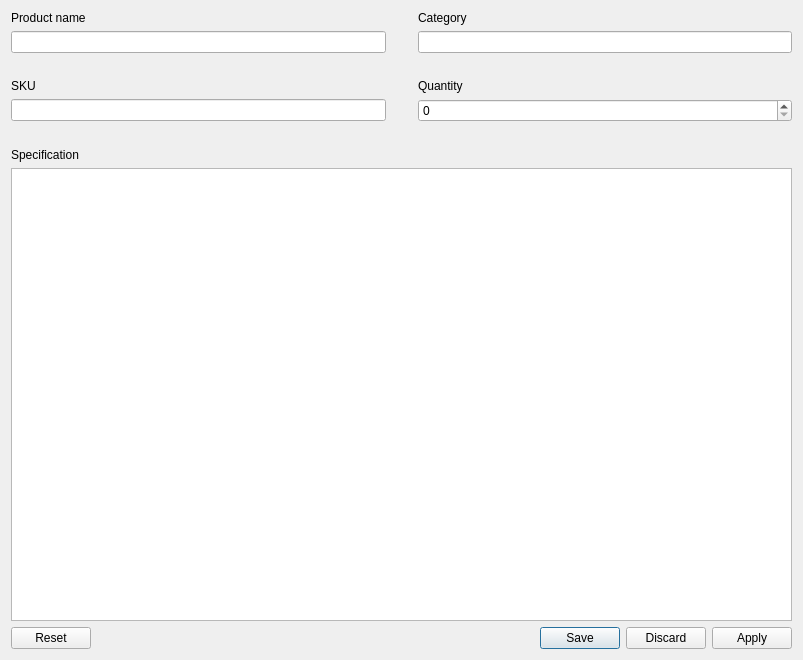
<?xml version="1.0" encoding="UTF-8"?>
<ui version="4.0">
 <class>edit_item_dialog</class>
 <widget class="QDialog" name="edit_item_dialog">
  <property name="geometry">
   <rect>
    <x>0</x>
    <y>0</y>
    <width>803</width>
    <height>660</height>
   </rect>
  </property>
  <property name="sizePolicy">
   <sizepolicy hsizetype="Preferred" vsizetype="MinimumExpanding">
    <horstretch>0</horstretch>
    <verstretch>0</verstretch>
   </sizepolicy>
  </property>
  <property name="minimumSize">
   <size>
    <width>350</width>
    <height>0</height>
   </size>
  </property>
  <property name="cursor">
   <cursorShape>PointingHandCursor</cursorShape>
  </property>
  <property name="windowTitle">
   <string>Dialog</string>
  </property>
  <layout class="QVBoxLayout" name="verticalLayout">
   <item>
    <layout class="QGridLayout" name="gridLayout">
     <item row="5" column="0">
      <widget class="QLineEdit" name="skuInput"/>
     </item>
     <item row="3" column="0">
      <widget class="QLabel" name="skuLabel">
       <property name="text">
        <string>SKU</string>
       </property>
      </widget>
     </item>
     <item row="0" column="2">
      <widget class="QLabel" name="categoryLabel">
       <property name="text">
        <string>Category</string>
       </property>
      </widget>
     </item>
     <item row="1" column="2">
      <widget class="QLineEdit" name="categoryInput"/>
     </item>
     <item row="2" column="0">
      <spacer name="verticalSpacer">
       <property name="orientation">
        <enum>Qt::Vertical</enum>
       </property>
       <property name="sizeType">
        <enum>QSizePolicy::Minimum</enum>
       </property>
       <property name="sizeHint" stdset="0">
        <size>
         <width>20</width>
         <height>20</height>
        </size>
       </property>
      </spacer>
     </item>
     <item row="7" column="0">
      <widget class="QLabel" name="specificationLabel">
       <property name="text">
        <string>Specification</string>
       </property>
      </widget>
     </item>
     <item row="1" column="0">
      <widget class="QLineEdit" name="nameInput"/>
     </item>
     <item row="0" column="0">
      <widget class="QLabel" name="nameLabel">
       <property name="text">
        <string>Product name</string>
       </property>
      </widget>
     </item>
     <item row="5" column="2">
      <widget class="QSpinBox" name="quantitySpinBox"/>
     </item>
     <item row="1" column="1">
      <spacer name="horizontalSpacer">
       <property name="orientation">
        <enum>Qt::Horizontal</enum>
       </property>
       <property name="sizeType">
        <enum>QSizePolicy::Maximum</enum>
       </property>
       <property name="sizeHint" stdset="0">
        <size>
         <width>20</width>
         <height>20</height>
        </size>
       </property>
      </spacer>
     </item>
     <item row="3" column="2">
      <widget class="QLabel" name="quantityLabel">
       <property name="text">
        <string>Quantity</string>
       </property>
      </widget>
     </item>
     <item row="6" column="0">
      <spacer name="verticalSpacer_2">
       <property name="orientation">
        <enum>Qt::Vertical</enum>
       </property>
       <property name="sizeType">
        <enum>QSizePolicy::Maximum</enum>
       </property>
       <property name="sizeHint" stdset="0">
        <size>
         <width>20</width>
         <height>20</height>
        </size>
       </property>
      </spacer>
     </item>
     <item row="8" column="0" colspan="3">
      <widget class="QPlainTextEdit" name="specificationInput"/>
     </item>
    </layout>
   </item>
   <item>
    <widget class="QDialogButtonBox" name="buttonBox">
     <property name="orientation">
      <enum>Qt::Horizontal</enum>
     </property>
     <property name="standardButtons">
      <set>QDialogButtonBox::Apply|QDialogButtonBox::Discard|QDialogButtonBox::Reset|QDialogButtonBox::Save</set>
     </property>
     <property name="centerButtons">
      <bool>false</bool>
     </property>
    </widget>
   </item>
  </layout>
 </widget>
 <resources/>
 <connections>
  <connection>
   <sender>buttonBox</sender>
   <signal>accepted()</signal>
   <receiver>edit_item_dialog</receiver>
   <slot>accept()</slot>
   <hints>
    <hint type="sourcelabel">
     <x>248</x>
     <y>254</y>
    </hint>
    <hint type="destinationlabel">
     <x>157</x>
     <y>274</y>
    </hint>
   </hints>
  </connection>
  <connection>
   <sender>buttonBox</sender>
   <signal>rejected()</signal>
   <receiver>edit_item_dialog</receiver>
   <slot>reject()</slot>
   <hints>
    <hint type="sourcelabel">
     <x>316</x>
     <y>260</y>
    </hint>
    <hint type="destinationlabel">
     <x>286</x>
     <y>274</y>
    </hint>
   </hints>
  </connection>
 </connections>
</ui>
